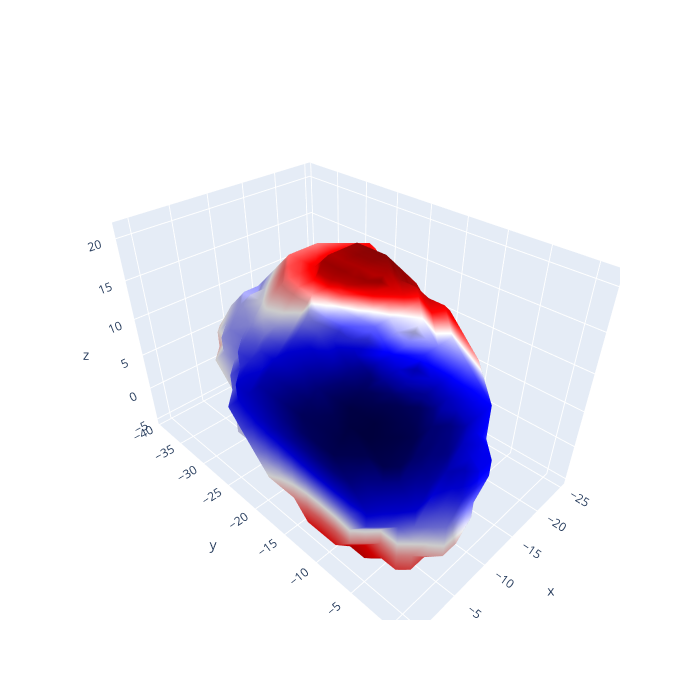

Notebook code for this chart:
### Code cell
# Try thalamus and striatum
niftipath = f'{neuromodes}/TEMP_investigations/hcp_tha-lh_thr25.nii.gz'
nifti = load(niftipath)

vol = make_vol_mesh(nifti)
solver = EigenSolver(vol).solve(10)
plot_mesh_data(vol, solver.emodes[:, 7])
mode_nifti = tetmesh_to_nifti(solver.emodes[:, 7], solver.geometry, nifti)
plot_stat_map(mode_nifti, display_mode='ortho', cmap='seismic_r')

### Figure 1 — Plotly figure (JSON) as saved in the notebook; plotly's stock layout.template omitted (floating-point values rounded to 4 significant figures; data arrays with more than 128 entries replaced by an {"elided": "..."} marker saying what was removed)
{"data": [{"cmax": 0.02235, "cmin": -0.02557, "colorscale": {"elided": "256x2 mixed values"}, "flatshading": false, "i": {"elided": "2104 int values"}, "intensity": {"elided": "1054 float values"}, "j": {"elided": "2104 int values"}, "k": {"elided": "2104 int values"}, "showscale": false, "type": "mesh3d", "x": {"elided": "1054 float values"}, "y": {"elided": "1054 float values"}, "z": {"elided": "1054 float values"}}], "layout": {"height": 700, "scene": {"aspectmode": "data"}, "width": 700}}
